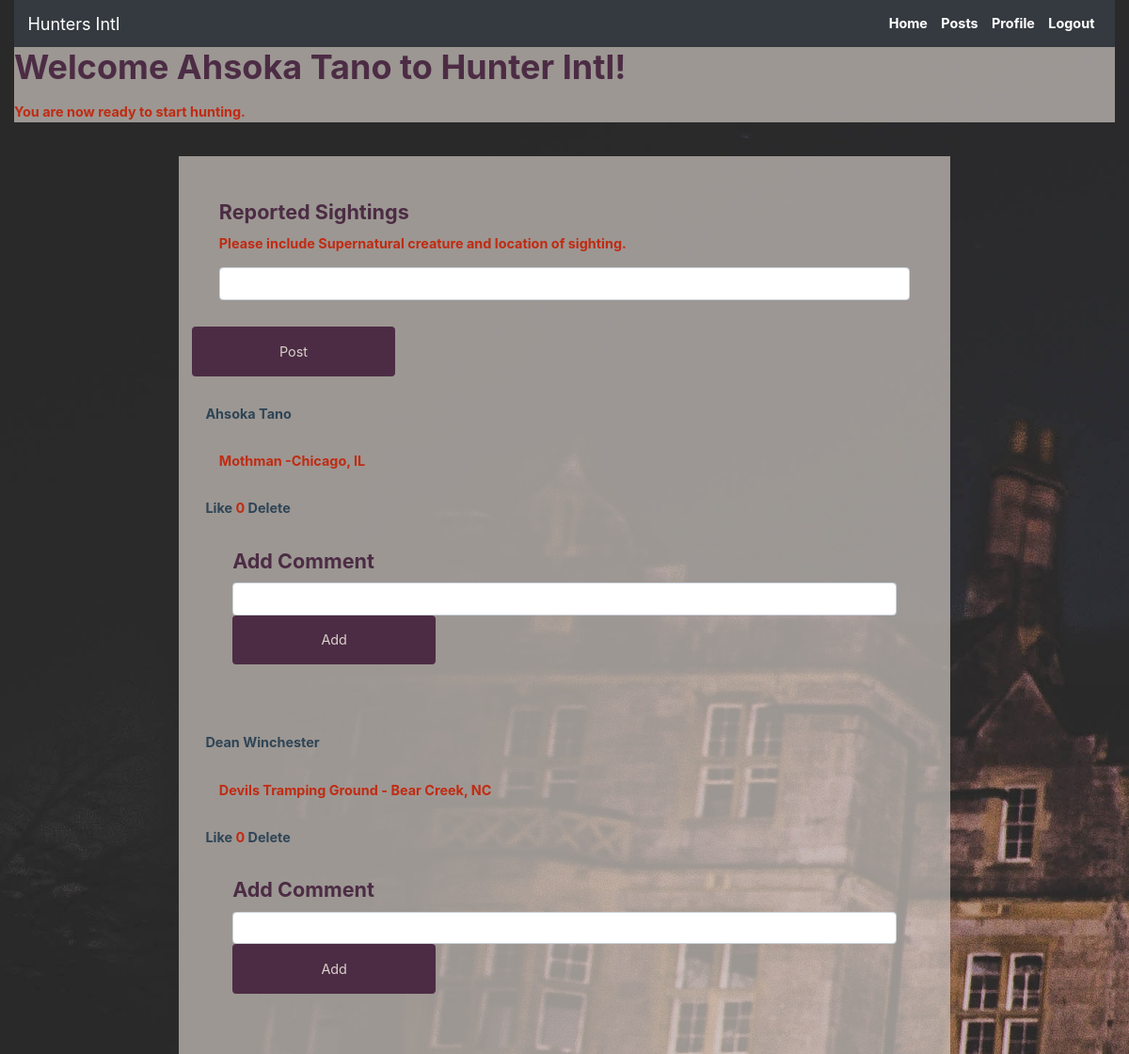
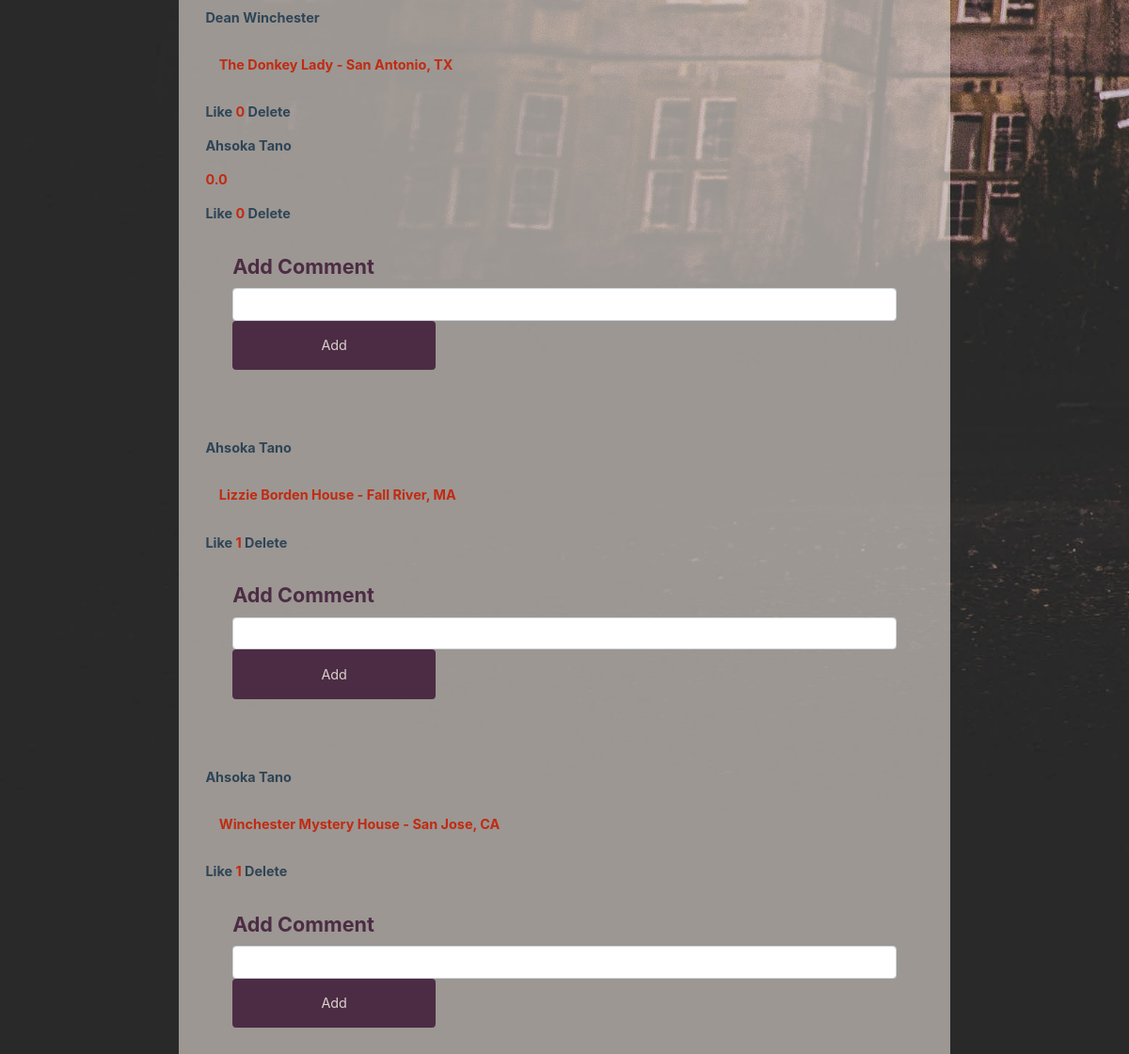
The page /success (signed in) on the database its author committed (2 pictures, top to bottom).
### hunter_app/models.py (models this page shows)
class User(models.Model):
    first_name = models.CharField(max_length=50)
    last_name = models.CharField(max_length=50)
    gender = models.CharField(max_length=6)
    email = models.CharField(max_length=255)
    password = models.CharField(max_length=255)
    confirm_pw = models.CharField(max_length=255)
    objects = UserManager()

class User_Post(models.Model):
    message = models.CharField(max_length=500)
    poster = models.ForeignKey(User, related_name='user_posts', on_delete=models.CASCADE)
    likes = models.ManyToManyField(User, related_name='liked_posts')

class Comment(models.Model):
    comment = models.CharField(max_length=255)
    poster = models.ForeignKey(User, related_name='comments', on_delete=models.CASCADE)
    user_post = models.ForeignKey(User_Post, related_name="post_comments", on_delete=models.CASCADE)

### hunter_app/views.py (the view)
# urls.py: path('success', views.success),
def success(request):
    if 'user_id' not in request.session:
        return redirect('/')
    this_user = User.objects.filter(id = request.session['user_id'])
    context = {
        "user_posts": User_Post.objects.all(),
        'user': this_user[0]
    }
    return render(request, 'success.html', context)

### hunter_app/templates/success.html (shortened to what this page needs)
<!DOCTYPE html>
<html lang="en">
<head>
    <link rel="stylesheet" href="https://cdn.jsdelivr.net/npm/bootstrap@4.6.0/dist/css/bootstrap.min.css">
    {% load static %}
    <link rel="stylesheet" href="{% static 'css/style.css' %}">
</head>
<body>
    <div class="container-fluid">
        <header>
            <nav class="navbar navbar-expand-lg navbar-dark bg-dark">
            <a class="navbar-brand" href="">Hunters Intl</a>
                <div class="collapse navbar-collapse" id="navbarNav">
                    <ul class="navbar-nav ml-auto">
                        <li class="nav-item">
                            <a class="nav-link active" aria-current="page" href="/user_profile/{{user.id}}"><b>Home</b></a>
                        </li>
                        <li class="nav-item">
                            <a class="nav-link active" aria-current="page" href="/success"><b>Posts</b></a>
                        </li>
                        <li class="nav-item">
                            <a class="nav-link active" aria-current="page" href="/edit_pg/{{user.id}}"><b>Profile</b></a>
                        </li>
                        <li class="nav-item">
                            <a class="nav-link active" aria-current="page" href="/logout"><b>Logout</b></a>
                        </li>
                    </ul>
                </div>
            </nav>
        </header>
        <div class="wrapper">
            <h1>Welcome {{user.first_name}} {{user.last_name}} to Hunter Intl!</h1>
            {% if request.session.user_id %}
            <p class='green'>You are now ready to start hunting.</p>
            {% endif %}
        </div>
        <div class="container p-4">
            <div class="row">
                <div class="col">
                    <form action="/create_post" method="post">
                        <div class="form-group">
                            <label>Reported Sightings</label>
                            <p>Please include Supernatural creature and location of sighting.</p>
                            <input type="text" name="message" class="form-control">
                        </div>
                        <button class="btn btn-primary">Post</button>
                    </form>
                    {% for post in user_posts reversed %}
                    <div class="post">
                        <p class="poster"><a href="/user_profile/{{post.poster.id}}">{{ post.poster.first_name }} {{post.poster.last_name }}</a></p>
                        <p class="post">{{post.message}}</p>
                        <p><a href="/like/{{post.id}}">Like</a> {{ post.likes.count }} <a href="/delete/{{post.id}}">Delete</a></p>
                        <div class="comment">
                            {% for comment in post.post_comments.all %}
                            <p class="poster"><a href="/user_profile/{{comment.poster.id}}">{{ comment.poster.first_name }} {{comment.poster.last_name }}</a></p>
                            <p>{{comment.comment}}</p>
                            <p><a href="/like/{{post.id}}">Like</a> {{ post.likes.count }} <a href="/delete_comment/{{comment.id}}">Delete</a></p>
                            {% endfor %}
                            <form action="/add_comment/{{post.id}}" method="post">
                                <div class="form-group">
                                    <label>Add Comment</label>
                                    <input type="text" name="comment" class="form-control">
                                    <button class="btn btn-primary">Add</button>
                                </div>
                            </form>
                        </div>
                    </div>
                    {% endfor %}
                </div>
            </div>
        </div>
    </div>
</body>
</html>

### hunter_app/static/css/style.css (style rules this page uses)
:root { font-family: 'Franklin Gothic Medium', 'Arial Narrow', Arial, sans-serif; font-size: 90%; color: #4c2c44; }
.post { padding: 1rem; }
.col { padding: 1rem; background-color: #d8d1caa8; }
.wrapper { background-color: #d8d1caa8; }
body { background-image: url('../image/castle.jpg'); background-size: cover; background-repeat: no-repeat; background-color: #333; background-attachment: fixed; }
* { box-sizing: border-box; margin: 0; padding: 0; }
.post a { color: #2f4556; }
h1, h2, h3, h4 { margin-bottom: 1rem; }
h1 { font-size: 5 rem; color:#4c2c44; font-weight: bold; margin-bottom: 1rem; }
label { font-weight: bold; }
.form-group { color: #4c2c44; font-size: 1.5rem; padding: 1rem; margin: 1rem; border-radius: 25px; }
.form-group > p { font-size: 1rem; }
p { color: #c12b12; font-size: 1rem; font-weight: bold; }
.container { width: 100vw; height: 100vh; display: flex; justify-content: center; align-items: flex-start; max-width: 60rem; margin: 0 auto; padding: 2rem; }
.container > * { width: 100%; }
.btn { font-size: 1rem; padding: 1rem; width: 15rem; text-align: center; border: 0.1rem solid #4c2c44; margin-bottom: 1rem; text-decoration: none; color: #d8d1ca; background-color: #4c2c44; }

### rows shown on the page
User: first_name "Ahsoka", last_name "Tano"
User_Post: poster.first_name "Ahsoka", poster.last_name "Tano", message "Mothman -Chicago, IL", likes.count "0"
User_Post: poster.first_name "Dean", poster.last_name "Winchester", message "Devils Tramping Ground - Bear Creek, NC", likes.count "0"
User_Post: poster.first_name "Dean", poster.last_name "Winchester", message "The Donkey Lady - San Antonio, TX", likes.count "0"
Comment: poster.first_name "Ahsoka", poster.last_name "Tano", comment "0.0"
User_Post: poster.first_name "Ahsoka", poster.last_name "Tano", message "Lizzie Borden House - Fall River, MA", likes.count "1"
User_Post: poster.first_name "Ahsoka", poster.last_name "Tano", message "Winchester Mystery House - San Jose, CA", likes.count "1"
